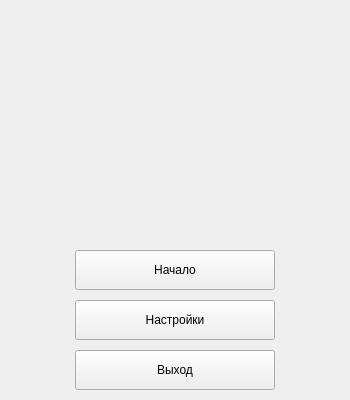
<?xml version="1.0" encoding="UTF-8"?>
<ui version="4.0">
 <class>MainWindow</class>
 <widget class="QMainWindow" name="MainWindow">
  <property name="enabled">
   <bool>true</bool>
  </property>
  <property name="geometry">
   <rect>
    <x>0</x>
    <y>0</y>
    <width>350</width>
    <height>400</height>
   </rect>
  </property>
  <property name="windowTitle">
   <string>MainWindow</string>
  </property>
  <property name="autoFillBackground">
   <bool>false</bool>
  </property>
  <widget class="QWidget" name="centralwidget">
   <widget class="QPushButton" name="startBtn">
    <property name="geometry">
     <rect>
      <x>75</x>
      <y>250</y>
      <width>200</width>
      <height>40</height>
     </rect>
    </property>
    <property name="text">
     <string>Начало</string>
    </property>
   </widget>
   <widget class="QPushButton" name="settingsBtn">
    <property name="geometry">
     <rect>
      <x>75</x>
      <y>300</y>
      <width>200</width>
      <height>40</height>
     </rect>
    </property>
    <property name="text">
     <string>Настройки</string>
    </property>
   </widget>
   <widget class="QPushButton" name="quitBtn">
    <property name="geometry">
     <rect>
      <x>75</x>
      <y>350</y>
      <width>200</width>
      <height>40</height>
     </rect>
    </property>
    <property name="mouseTracking">
     <bool>false</bool>
    </property>
    <property name="tabletTracking">
     <bool>false</bool>
    </property>
    <property name="acceptDrops">
     <bool>false</bool>
    </property>
    <property name="autoFillBackground">
     <bool>false</bool>
    </property>
    <property name="text">
     <string>Выход</string>
    </property>
    <property name="checkable">
     <bool>false</bool>
    </property>
    <property name="autoDefault">
     <bool>false</bool>
    </property>
   </widget>
   <widget class="QLabel" name="label">
    <property name="geometry">
     <rect>
      <x>0</x>
      <y>0</y>
      <width>350</width>
      <height>400</height>
     </rect>
    </property>
    <property name="text">
     <string/>
    </property>
    <property name="pixmap">
     <pixmap>../images/main.jpg</pixmap>
    </property>
    <property name="scaledContents">
     <bool>true</bool>
    </property>
    <property name="alignment">
     <set>Qt::AlignCenter</set>
    </property>
   </widget>
   <zorder>label</zorder>
   <zorder>startBtn</zorder>
   <zorder>settingsBtn</zorder>
   <zorder>quitBtn</zorder>
  </widget>
 </widget>
 <resources/>
 <connections/>
</ui>
